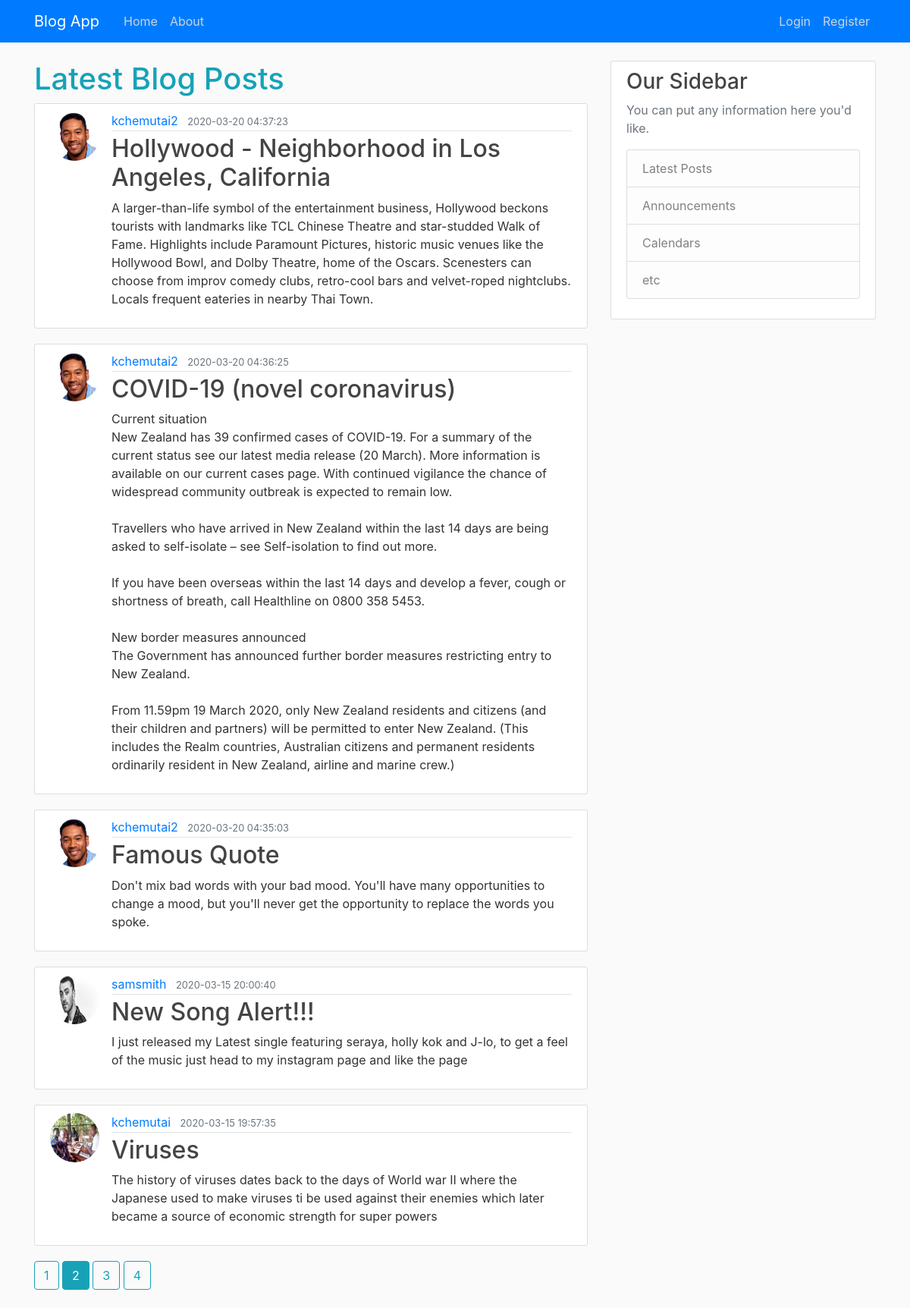
The page /home?page=2 on the database its author committed.
### blog/models.py (models this page shows, shortened)
class Post(db.Model):
    id = db.Column(db.Integer, primary_key=True)
    title = db.Column(db.String(120), nullable=False)
    date_posted = db.Column(db.DateTime, nullable=False, default=datetime.utcnow)
    content = db.Column(db.Text, nullable=False)
    user_id = db.Column(db.Integer, db.ForeignKey('user.id'), nullable=False)

class User(db.Model, UserMixin):
    id = db.Column(db.Integer, primary_key=True)
    username = db.Column(db.String(20), unique=True, nullable=False)
    email = db.Column(db.String(120), unique=True, nullable=False)
    image_file = db.Column(db.String(20), nullable=False, default = 'default.jpg')
    password = db.Column(db.String(60), nullable=False)
    posts = db.relationship('Post', backref='author', lazy=True)

### blog/routes.py (the view)
@app.route('/')
@app.route('/home')
def home():
    page = request.args.get('page', 1, type=int)
    posts = Post.query.order_by(Post.date_posted.desc()).paginate(page=page, per_page=5)
    return render_template('index.html', posts=posts)

### blog/templates/index.html
{% extends "layout.html" %}
{% block content %}
    <h1 class="text-info">Latest Blog Posts</h1>
    {% for post in posts.items %}
        <article class="media content-section">
          <img src="{{url_for('static', filename='images/' + post.author.image_file)}}" alt="" class="rounded-circle article-img">
          <div class="media-body">
            <div class="article-metadata">
              <a class="mr-2" href="{{ url_for('user_posts', username=post.author.username) }}">{{ post.author.username }}</a>
              <small class="text-muted">{{ post.date_posted.strftime('%Y-%m-%d  %H:%M:%S') }}</small>
            </div>
            <h2><a class="article-title" href="{{ url_for('post', post_id=post.id)}}">{{ post.title }}</a></h2>
            <p class="article-content">{{ post.content }}</p>
          </div>
        </article>
    {% endfor %}
    {% for page_num in posts.iter_pages(left_edge=1, right_edge=1, left_current=1, right_current=2) %}
      {% if page_num %}
        {% if posts.page == page_num %}
          <a class="btn btn-info mb-4 " href="{{ url_for('home', page=page_num )}}">{{page_num}}</a>
        {% else %}
          <a class="btn btn-outline-info mb-4 " href="{{ url_for('home', page=page_num )}}">{{page_num}}</a>
        {% endif %}
      {% else %}
        ...
      {% endif %}
    {% endfor %}
{% endblock%}

### blog/static/main.css (style rules this page uses)
body { background: #fafafa; color: #333333; margin-top: 5rem; }
h1, h2, h3, h4, h5, h6 { color: #444444; }
.content-section { background: #ffffff; padding: 10px 20px; border: 1px solid #dddddd; border-radius: 3px; margin-bottom: 20px; }
.article-title { color: #444444; }
.article-content { white-space: pre-line; }
.article-img { height: 65px; width: 65px; margin-right: 16px; }
.article-metadata { padding-bottom: 1px; margin-bottom: 4px; border-bottom: 1px solid #e3e3e3 }

### rows shown on the page
Post: image_file (picture), author.username "kchemutai2", date_posted "2020-03-20 04:37:23", title "Hollywood - Neighborhood in Los Angeles, California", content "A larger-than-life symbol of the entertainment business, Hollywood beckons tourists with landmarks like TCL Chinese Theatre and star-studded Walk of Fame. Highlights include Paramount Pictures, historic music venues like the Hollywood Bowl, and Dolby Theatre, home of the Oscars. Scenesters can choose from improv comedy clubs, retro-cool bars and velvet-roped nightclubs. Locals frequent eateries in nearby Thai Town."
Post: image_file (picture), author.username "kchemutai2", date_posted "2020-03-20 04:36:25", title "COVID-19 (novel coronavirus)", content "Current situation New Zealand has 39 confirmed cases of COVID-19. For a summary of the current status see our latest media release (20 March). More information is available on our current cases page. With continued vigilance the chance of widespread community outbreak is expected to remain low. Travellers who have arrived in New Zealand within the last 14 days are being asked to self-isolate – see Self-isolation to find out more. If you have been overseas within the last 14 days and develop a fever, cough or shortness of breath, call Healthline on 0800 358 5453. New border measures announced The Government has announced further border measures restricting entry to New Zealand. From 11.59pm…"
Post: image_file (picture), author.username "kchemutai2", date_posted "2020-03-20 04:35:03", title "Famous Quote", content "Don't mix bad words with your bad mood. You'll have many opportunities to change a mood, but you'll never get the opportunity to replace the words you spoke."
Post: image_file (picture), author.username "samsmith", date_posted "2020-03-15 20:00:40", title "New Song Alert!!!", content "I just released my Latest single featuring seraya, holly kok and J-lo, to get a feel of the music just head to my instagram page and like the page"
Post: image_file (picture), author.username "kchemutai", date_posted "2020-03-15 19:57:35", title "Viruses", content "The history of viruses dates back to the days of World war II where the Japanese used to make viruses ti be used against their enemies which later became a source of economic strength for super powers"

### other values the page prints
{{ page_num }} "1" "3" "4"
{{ page_num }} "2"
